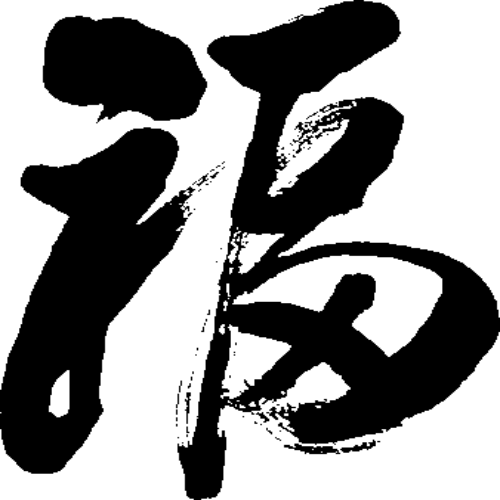
#> input picture testdata/0001.png, 500 x 500 px, found by its file name
$ jupyter execute --allow-errors feature_demo1.ipynb
#> lines starting #> are read from the running program, lines starting #| are printed output that depends on the picture; after the words box and inside, x2 and y2 are one past the last pixel; in counts of white or black regions, pixels touching at a corner belong together; pictures that were not available may be replaced by others from this repository, and a replacement may not be noted
### feature.py
import cv2
import matplotlib.pyplot as plt
import copy
import matplotlib.patches as patches
import numpy as np
from PIL import Image
from skimage import morphology

def feature(p_path, method='sift', show=True,x_start=0,y_start=0,x_end=500,y_end=500,skeleton=False):
    img = cv2.imread(p_path,cv2.IMREAD_GRAYSCALE)

    ret,img=cv2.threshold(img, 127, 255, cv2.THRESH_BINARY)
    if skeleton:
        img=255-img

        #实施骨架算法
        skeleton =morphology.skeletonize(img)

        skeleton=255-skeleton
        img=255-img
        skeleton[skeleton!=255]=0
        img=skeleton.astype(np.uint8)

    img = img[x_start:x_end,y_start:y_end]
    if method == 'sift':
        sift = cv2.SIFT_create()
        kp, des = sift.detectAndCompute(img, None)
        kp_image1 = cv2.drawKeypoints(img, kp, None)
        if show:
            plt.figure()
            plt.imshow(kp_image1)
            plt.show()
        return sift.detectAndCompute(img, None)

    if method == 'surf':
        surf = cv2.xfeatures2d.SURF_create(4000)
        kp, des = surf.detectAndCompute(img, None)
        img1 = cv2.drawKeypoints(img, kp, None, (255, 0, 0), 4)
        if show:
            plt.imshow(img1)
            plt.show()
        return surf.detectAndCompute(img, None)

    if method == 'orb':
        orb = cv2.ORB_create()
        kp, des = orb.detectAndCompute(img, None)
        return orb.detectAndCompute(img, None)

    if method == 'shi-tomasi':
        corners = cv2.goodFeaturesToTrack(img, 30, 0.3, 5)  # 返回的结果是 [[ a., b.]] 两层括号的数组。
        if show:
            for i in corners:
                x, y = i.ravel()
                x = int(x)
                y = int(y)
                cv2.circle(img, (x, y), 5, 170, -1)  # 在角点处画圆，半径为2，红色，线宽默认，利于显示
            plt.imshow(img)
            plt.show()
        return corners

    if method == 'hog':
        block_size = (16, 16)  # 每个块的大小
        block_stride = (8, 8)  # 每次移动的距离
        cell_size = (8, 8)  # 每个块里的小格子的大小
        bins = 9
        x_cells = img.shape[1] // cell_size[0]
        y_cells = img.shape[0] // cell_size[1]
        n1 = int(block_size[0] / cell_size[0])
        n2 = int(block_size[1] / cell_size[1])
        win_size = (x_cells * cell_size[0], y_cells * cell_size[1])
        hog = cv2.HOGDescriptor(win_size, block_size, block_stride, cell_size, bins)
        # [4 lines of commented-out code are left out]
        test_hog = hog.compute(img)
        tot_bx = int(x_cells - n1 + 1)
        tot_by = int(y_cells - n2 + 1)
        hog_descriptor_reshaped = test_hog.reshape(tot_bx, tot_by, n1, n2, bins).transpose((1, 0, 2, 3, 4))

        if show:

            ave_grad = np.zeros((y_cells, x_cells, bins))
            hist_counter = np.zeros((y_cells, x_cells, 1))
            for i in range(n1):
                for j in range(n2):
                    ave_grad[i:tot_by + i, j:tot_bx + j] += hog_descriptor_reshaped[:, :, i, j, :]

                    hist_counter[i:tot_by + i, j:tot_bx + j] += 1
            ave_grad /= hist_counter
            len_vecs = ave_grad.shape[0] * ave_grad.shape[1] * ave_grad.shape[2]
            deg = np.linspace(0, np.pi, bins, endpoint=False)
            U = np.zeros(len_vecs)
            V = np.zeros(len_vecs)
            X = np.zeros(len_vecs)
            Y = np.zeros(len_vecs)
            counter = 0

            for i in range(ave_grad.shape[0]):
                for j in range(ave_grad.shape[1]):
                    for k in range(ave_grad.shape[2]):
                        U[counter] = ave_grad[i, j, k] * np.cos(deg[k])
                        V[counter] = ave_grad[i, j, k] * np.sin(deg[k])

                        X[counter] = (cell_size[0] / 2) + (cell_size[0] * i)
                        Y[counter] = (cell_size[1] / 2) + (cell_size[1] * j)

                        counter = counter + 1
            angle_axis = np.linspace(0, 180, bins, endpoint=False)
            angle_axis += ((angle_axis[1] - angle_axis[0]) / 2)
            fig, ((a, b), (c, d)) = plt.subplots(2, 2)

            # Set the title of each subplot
            a.set(title='Gray Scale Image\n(Click to Zoom)')
            b.set(title='HOG Descriptor\n(Click to Zoom)')
            c.set(title='Zoom Window', xlim=(0, 18), ylim=(0, 18), autoscale_on=False)
            d.set(title='Histogram of Gradients')

            a.imshow(img, cmap='gray')
            a.set_aspect(aspect=1)

            b.quiver(Y, X, U, V, color='white', headwidth=0, headlength=0, scale_units='inches', scale=5)
            b.invert_yaxis()
            b.set_aspect(aspect=1)
            b.set_facecolor('black')

            # [71 lines left out: function onpress, not called in this run]

            # Create a connection between the figure and the mouse click
            fig.canvas.mpl_connect('button_press_event', onpress)

            plt.show()

        return hog_descriptor_reshaped


def match(path1, path2, method='sift', p=2, r=0.85, show=True,skeletoned=False):
#> called with path1 = './testdata/0001.png', path2 = 'traindata/not_fu/notfu (1).png', method = 'orb', p = 2, r = 0.85, show = False, skeletoned = False
    good_match = []
    img1 = cv2.imread(path1,cv2.IMREAD_GRAYSCALE)
#> img1 is the input picture: shape (500, 500); min 0, max 255, mean 144.2
    img2 = cv2.imread(path2,cv2.IMREAD_GRAYSCALE)


    ret,img1=cv2.threshold(img1, 127, 255, cv2.THRESH_BINARY)
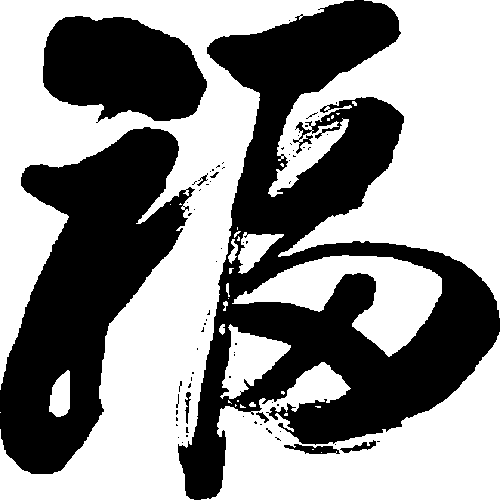
#> img1: shape (500, 500); 56.5% white; 72 black regions (63 under 20 px), largest, box (x1, y1, x2, y2) and area: (178, 0, 500, 500) 60956, (0, 127, 195, 474) 33592, (43, 16, 207, 123) 13204
    ret,img2=cv2.threshold(img2, 127, 255, cv2.THRESH_BINARY)
    if skeletoned:
        img1=255-img1

        #实施骨架算法
        skeleton =morphology.skeletonize(img1)

        skeleton=255-skeleton
        img1=255-img1
        skeleton[skeleton!=255]=0
        img1=skeleton.astype(np.uint8)
        img2=255-img2

        #实施骨架算法
        skeleton =morphology.skeletonize(img2)

        skeleton=255-skeleton
        img2=255-img2
        skeleton[skeleton!=255]=0
        img2=skeleton.astype(np.uint8)

    img1=img1.astype(np.uint8)
    img2=img2.astype(np.uint8)
    kp1, des1 = feature(path1, method, show,skeleton=skeletoned)
#> in feature, `kp, des = orb.detectAndCompute(img, None)`: kp = 501 keypoints; strongest (x, y, size): (325, 109, 31), (305, 138, 31), (301, 140, 31), (309, 128, 31)
#> kp1 has the same summary as kp in feature
    kp2, des2 = feature(path2, method, show,skeleton=skeletoned)
#> kp2 has the same summary as kp in feature
    bf = cv2.BFMatcher()
    matches = bf.knnMatch(des1, des2, k=p)
#> matches = 501 matches
    for i in matches:
        if len(i)<2:
            return 0
    for m1, m2 in matches:
        if m1.distance < r * m2.distance:
            good_match.append([m1])
#> after the loop, good_match = 501 matches
    img3 = cv2.drawMatchesKnn(img1, kp1, img2, kp2, good_match, None, flags=2)
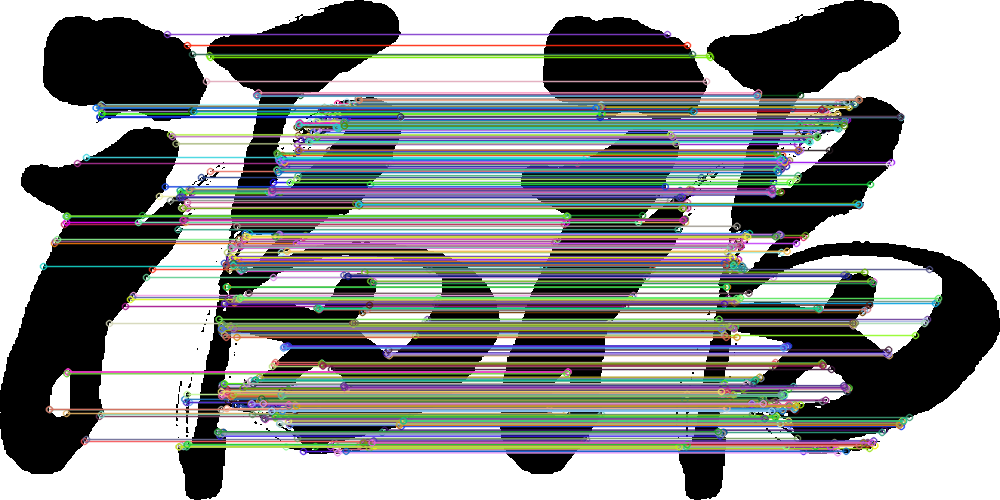
#> img3: shape (500, 1000, 3); mean of channels 0, 1, 2 142.4, 143.2, 141.1; drawn as B, G, R
#> `sumf+=match(t_name[num],f"traindata/not_fu/notfu ({i+1}).png","orb",sh..`: sumf = 1
    if show:
        plt.imshow(img3)
        plt.show()
    return len(good_match) / len(matches)

### notebook_archieved/feature_demo1.ipynb
[cell 1]
#%matplotlib widget

from feature import feature
import numpy as np
from sklearn.decomposition import PCA
from sklearn.cluster import KMeans
import cv2

f_path = "./traindata/fu/"
f_name = [f_path + "fu ({0}).png".format(i + 1) for i in range(209)]
t_path = "./testdata/"
t_name = [t_path + "000{0}.png".format(i + 1) for i in range(9)]
t_name.append(t_path + "0010.png")

# [96 lines left out: function features0, not called in this run]

[cell 2]
from feature import match
#> (the rest of this cell did not finish here and is left out)

[cell 3]
sumt=0
#> sumt = 0
#> (the rest of this cell did not finish here and is left out)

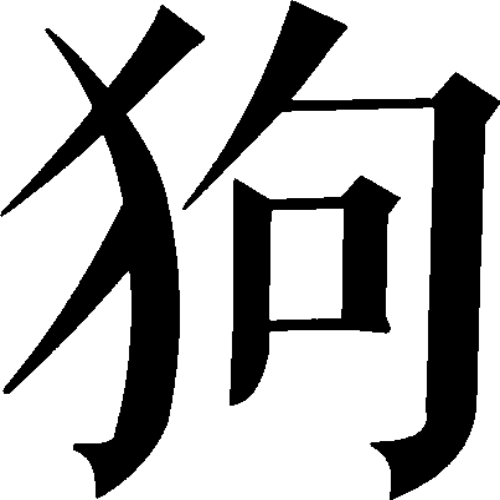
#> input picture testdata/0010.png, 500 x 500 px, found by its file name
#> in match, img1 is the input picture: shape (500, 500); min 0, max 255, mean 177.1
#> in match (call 5), `ret,img1=cv2.threshold(img1, 127, 255, cv2.THRESH_BINARY)`:
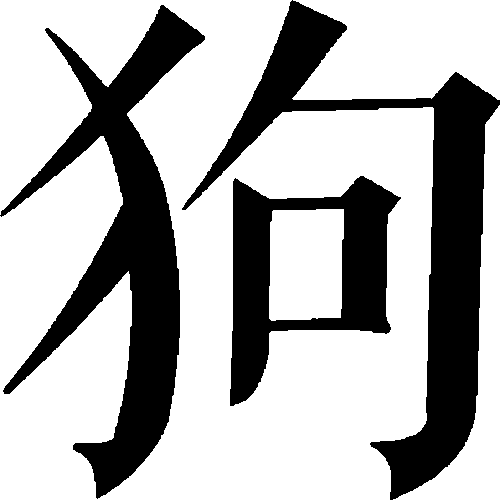
#> img1: shape (500, 500); 69.4% white; 3 black regions, box (x1, y1, x2, y2) and area: (182, 0, 500, 500) 30282, (0, 5, 205, 499) 30199, (230, 176, 401, 406) 15984
siftfeaturet=sumt/209
siftfeaturet
